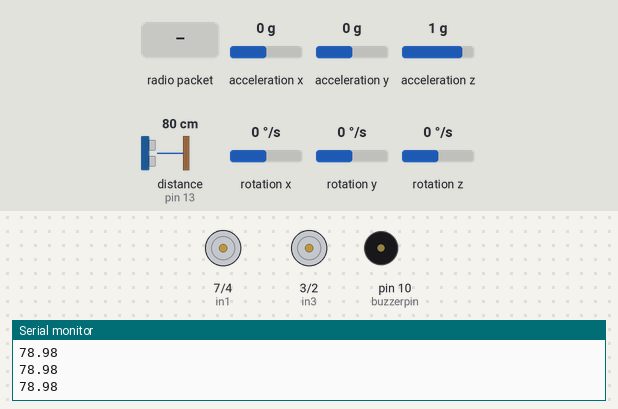
A sketch run on a simulated Arduino Uno, built with avr-gcc and run on an emulated ATmega328P. On the bench: motor-driver pin pairs drawn as motors (green arrow = first pin HIGH = forward, orange = second pin HIGH = backward, longer = more drive, scaled by the enable pin), buzzer (waves = sounding, pin HIGH), the last lines printed to the serial monitor. Wiring (inferred from the names in the program): ultrasonic range finder: trigger pin 12; echo pin 13. The inputs (shaded band) are chosen by the test bench; at power-on: distance to the obstacle (sensor on pin 13) 80 cm, acceleration x 0 g, acceleration y 0 g, acceleration z 1 g, rotation x 0 °/s, rotation y 0 °/s, rotation z 0 °/s. The echo pulse lasts 58.3 µs per cm; no radio packets arrive unless stated; pins used as bus, display or sensor lines are not drawn.

Above: at 1.2 s.
1.3 s: distance to the obstacle (sensor on pin 13) set to 33 cm
2.8 s: distance to the obstacle (sensor on pin 13) set to 26 cm
At 3.1 s:
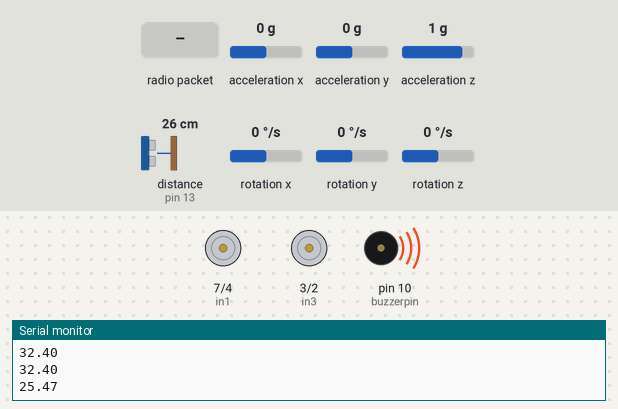
5.8 s: distance to the obstacle (sensor on pin 13) set to 35 cm
At 7.1 s:
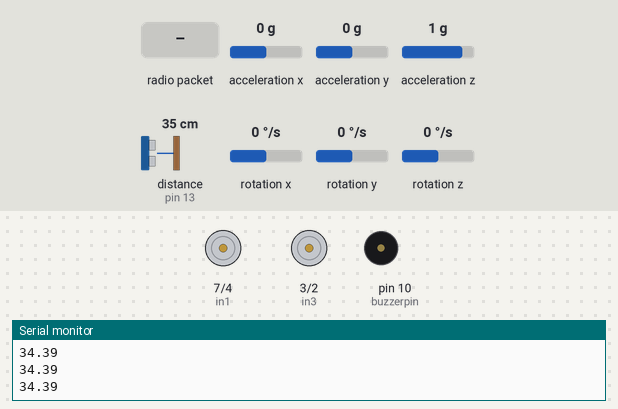
7.4 s: radio packet "B" arrives
At 8.7 s:
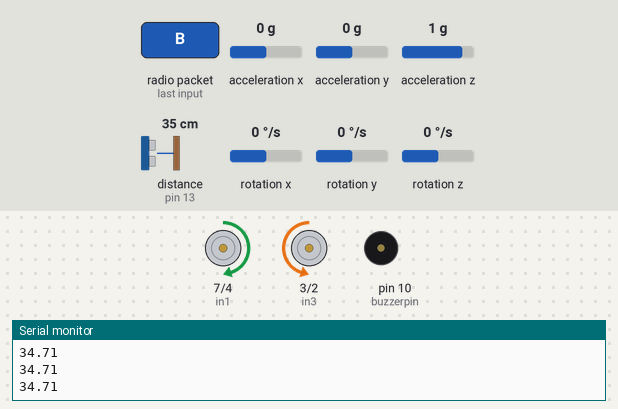
9.1 s: acceleration x set to -0.5 g
10.6 s: acceleration x set to -0.8 g
At 10.8 s:
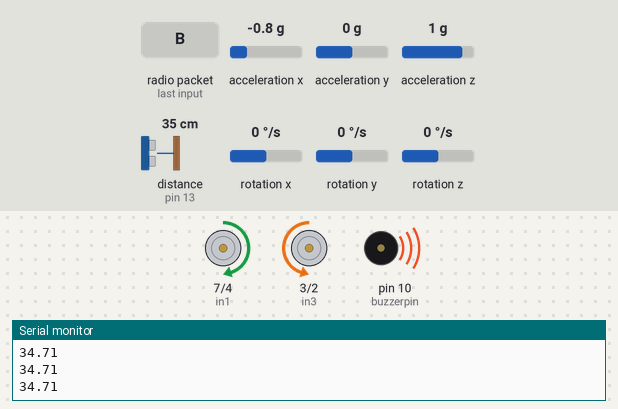
Timing chart, 0 to 13.4 s (numbered marks = the images above; inputs shaded):
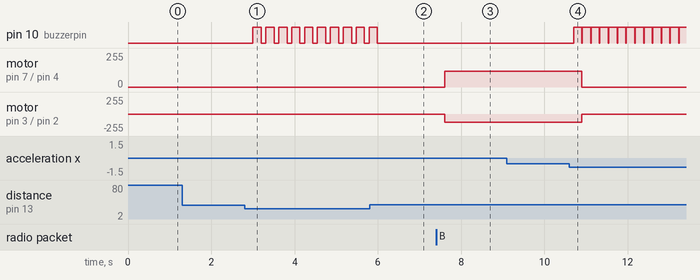

Measured:
- the behaviour switches between 31 and 30 cm on distance to the obstacle (sensor on pin 13) (found by bisection; images 0 and 1)
- the behaviour switches between -0.6 and -0.7 g on acceleration x (found by bisection; images 3 and 4)
- after the input at 2.8 s, pin 10 (buzzerpin): alternates HIGH for 0.20 s and LOW for 0.11 s, starting after 0.20 s
- after the input at 5.8 s, pin 10 (buzzerpin): goes on until 6.0 s, then stays LOW
- after the input at 7.4 s, motor on pin 7 (in1) / pin 4 (in2): stopped → forward 120/255 after 0.20 s; motor on pin 3 (in3) / pin 2 (in4): stopped → backward 120/255 after 0.20 s
- after the input at 10.6 s, pin 10 (buzzerpin): alternates HIGH for 0.20 s and LOW for 0.01 s, starting after 0.10 s; motor on pin 7 (in1) / pin 4 (in2): forward 120/255 → stopped after 0.30 s; motor on pin 3 (in3) / pin 2 (in4): backward 120/255 → stopped after 0.30 s

The sketch:

car-code.ino
```cpp
#include <RH_ASK.h>
#include <SoftwareSerial.h>
#include <SPI.h>  // Not actually used but needed to compile
#include "Wire.h"
#include <MPU6050.h>
MPU6050 mpu;
int16_t ax, ay, az;
int16_t gx, gy, gz;
RH_ASK driver;
SoftwareSerial bluetooth(8, 9);
//SoftwareSerial myblue(0,1);
//motor initializations..
//motor left side
int in1 = 7;
int in2 = 4;
//motor right
int in3 = 3;
int in4 = 2;
//speed
int ena = 5;
int enb = 6;
//ultrasonic 1..
int trigPin = 12;  // Trigger
int echoPin = 13;
long duration;
float distance;
int buzzerpin = 10;
String acc = "A,C";
String obs = "O,B";
String norm = "N, N";


void setup() {


  Wire.begin();
  mpu.initialize();  //driver.init();
  if (!driver.init()) {
    Serial.println("Radio module initialization failed");
  }

  pinMode(in1, OUTPUT);
  pinMode(in2, OUTPUT);
  pinMode(in3, OUTPUT);
  pinMode(in4, OUTPUT);

  digitalWrite(in1, LOW);
  digitalWrite(in2, LOW);
  digitalWrite(in3, LOW);
  digitalWrite(in4, LOW);

  analogWrite(ena, 0);
  analogWrite(enb, 0);


  //buzzer
  pinMode(buzzerpin, OUTPUT);

  //ultrasonic
  pinMode(trigPin, OUTPUT);  // Sets the trigPin as an Output
  pinMode(echoPin, INPUT);

  Serial.begin(9600);
  bluetooth.begin(9600);
}


void forward() {

  analogWrite(ena, 120);
  analogWrite(enb, 120);
  digitalWrite(in1, LOW);
  digitalWrite(in2, HIGH);
  digitalWrite(in3, HIGH);
  digitalWrite(in4, LOW);
}
void backward() {
  analogWrite(ena, 120);
  analogWrite(enb, 120);
  digitalWrite(in1, HIGH);
  digitalWrite(in2, LOW);
  digitalWrite(in3, LOW);
  digitalWrite(in4, HIGH);
}
void right() {
  analogWrite(ena, 120);
  analogWrite(enb, 120);
  digitalWrite(in1, LOW);
  digitalWrite(in2, HIGH);
  digitalWrite(in3, LOW);
  digitalWrite(in4, HIGH);

}
void left() {
  analogWrite(ena, 120);
  analogWrite(enb, 120);
  digitalWrite(in1, HIGH);
  digitalWrite(in2, LOW);
  digitalWrite(in3, HIGH);
  digitalWrite(in4, LOW);

}
void stop() {
  digitalWrite(in1, LOW);
  digitalWrite(in2, LOW);
  digitalWrite(in3, LOW);
  digitalWrite(in4, LOW);
}


void loop() {

  int a = 0, o = 0, n = 0;


  //String cmd, cmd1;
  char bluetoothcmd;
  char cmd[30];
  uint8_t buf[RH_ASK_MAX_MESSAGE_LEN];
  uint8_t buflen = sizeof(buf);


  if (driver.recv(buf, &buflen)) {  // Non-blocking
    buf[buflen] = '\0';
    strcpy(cmd, (char *)buf);

  } else if (bluetooth.available()) {
    bluetoothcmd = bluetooth.read();
    cmd[0] = bluetoothcmd;
    cmd[1] = '\0';
  }


  //obsstacle condition
  digitalWrite(trigPin, LOW);
  delayMicroseconds(2);
  digitalWrite(trigPin, HIGH);
  delayMicroseconds(10);
  digitalWrite(trigPin, LOW);
  duration = pulseIn(echoPin, HIGH);
  distance = duration * 0.034 / 2;
  delay(100);
  Serial.println(distance);
  //bluetooth.println(acc);
  while (distance <= 30) {
    o = 1;
    a = 0;
    digitalWrite(buzzerpin, HIGH);
    delay(200);
    digitalWrite(buzzerpin, LOW);
    String data = String(o) + "," + String(n) + "," + String(a);
    bluetooth.println(data);

    stop();

    digitalWrite(trigPin, LOW);
    delayMicroseconds(2);
    digitalWrite(trigPin, HIGH);
    delayMicroseconds(10);
    digitalWrite(trigPin, LOW);
    duration = pulseIn(echoPin, HIGH);
    distance = duration * 0.034 / 2;
    delay(100);
  }


  mpu.getMotion6(&ax, &ay, &az, &gz, &gy, &gz);

  while (ax >= 10000 || ax <= -10000) {
    a = 2;
    o = 0;
    String data = String(o) + "," + String(n) + "," + String(a);
    bluetooth.println(data);
    digitalWrite(buzzerpin, HIGH);
    delay(200);
    digitalWrite(buzzerpin, LOW);
  stop();
    mpu.getMotion6(&ax, &ay, &az, &gz, &gy, &gz);
  }

  n = 3;
  String data = String(o) + "," + String(n) + "," + String(a);
  bluetooth.println(data);


    if (strcmp(cmd, "F") == 0) {
      //Serial.println("forward");
      forward();

    } else if (strcmp(cmd, "B") == 0) {
      backward();
      //Serial.println("backward");


    } else if (strcmp(cmd, "L") == 0) {
      left();
      //Serial.println("left");


    } else if (strcmp(cmd, "R") == 0) {
      right();
      // Serial.println("right");


    } else if (strcmp(cmd, "S") == 0) {
      // Serial.println("stop");
      stop();
    }
    else {
      stop();
    }
}
```
